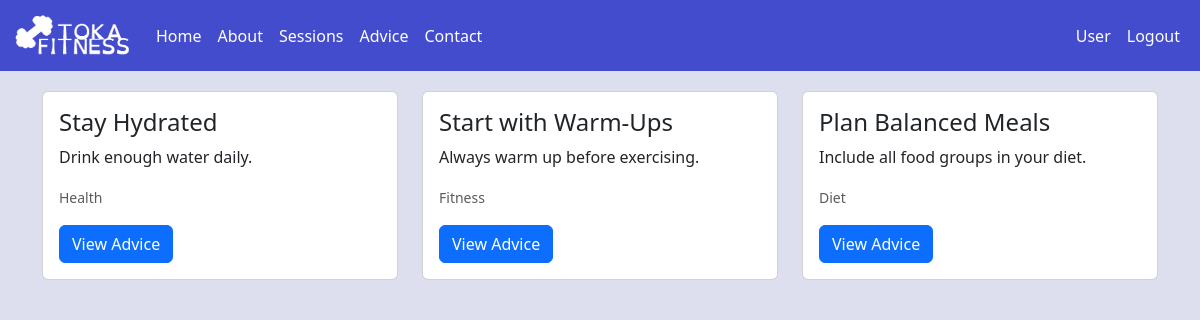
The app's page /advice (signed in) with its own data.
### tables this page shows
CREATE TABLE advice (
    id INTEGER PRIMARY KEY AUTOINCREMENT,
    advice_name TEXT NOT NULL,
    short_description TEXT NOT NULL,
    long_description TEXT NOT NULL,
    type TEXT CHECK(type IN ('health', 'fitness', 'diet')) NOT NULL
);

### app.py (the view)
@app.route('/advice')
def advice():
    data = db.queryDB("SELECT * FROM advice")
    return render_template('advice.html', name=session.get('name'), data=data)

### db_connector.py (called while the page is built)
    def connect(self):
        conn = None
        try:
            conn = sqlite3.connect(self.DBname)
        except Exception as e:
            print(f"An error occurred: {e}")
        return conn

    def disconnect(self, conn):
        if conn:
            conn.close()

    def queryDB(self, command, params=[]):
        conn = self.connect()
        cur = conn.cursor()
        cur.execute(command, params)
        result = cur.fetchall()
        self.disconnect(conn)
        return result

### templates/advice.html (shortened to what this page needs)
{% extends "base.html" %} {% block title %}Advice{% endblock %} {% block content %}
<div class="container">
  <div class="row">
    {% for row in data %}
    <div class="col-sm-4">
      <div class="card" style="width: auto">
        <div class="card-body">
          <h4 class="card-title">{{ row[1] }}</h4>
          <p class="card-text">{{ row[2] }}</p>
          <p class="card-text"><small class="text-muted">{{ row[4] | capitalize }}</small></p>
          <button type="button" class="btn btn-primary" data-bs-toggle="modal" data-bs-target="#adviceModal{{ row[0] }}">
            View Advice
          </button>
        </div>
      </div>
    </div>
    {% endfor %}
  </div>
</div>
{% endblock %}

### templates/base.html (style rules this page uses)
body { background-color: #dddeee; color: #000; }

### records on screen
advice: advice_name "Stay Hydrated", short_description "Drink enough water daily.", type "Health"
advice: advice_name "Start with Warm-Ups", short_description "Always warm up before exercising.", type "Fitness"
advice: advice_name "Plan Balanced Meals", short_description "Include all food groups in your diet.", type "Diet"

### other values on screen
{{ session.get('name') }} "User"
